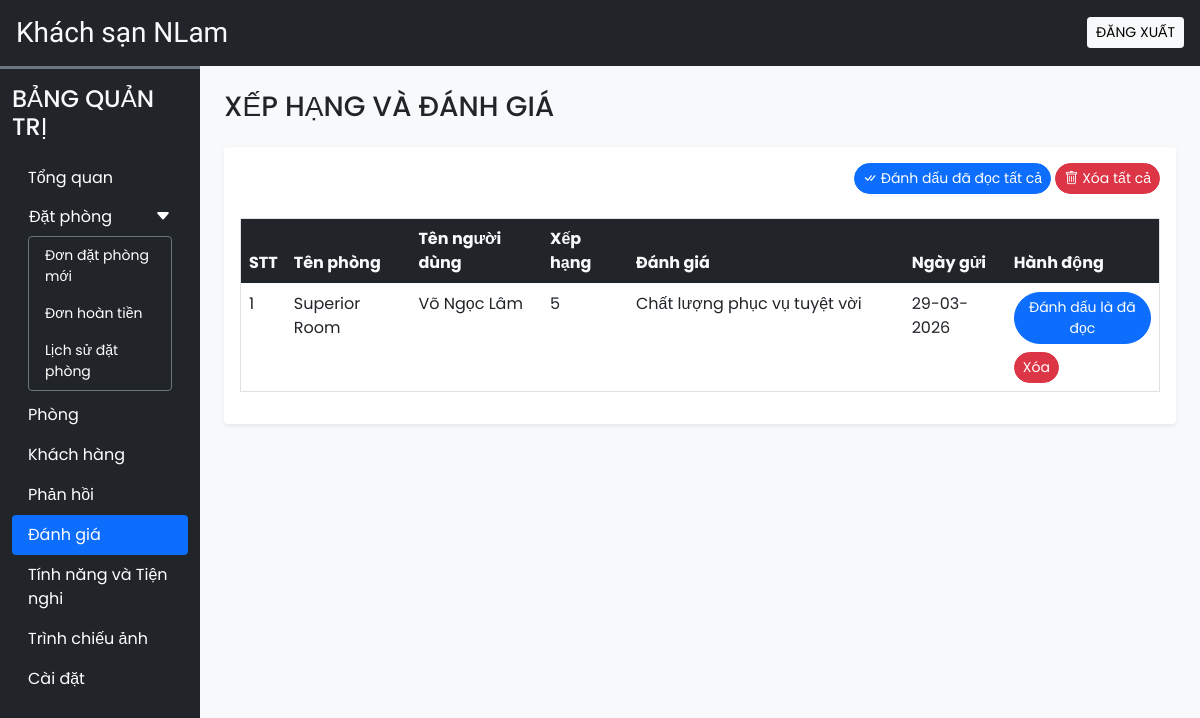
/admin/rate_review.php (signed in), run on the app's committed database.
### tables this page shows
CREATE TABLE `rating_review` (
  `sr_no` int(11) NOT NULL
  , `booking_id` int(11) NOT NULL
  , `room_id` int(11) NOT NULL
  , `user_id` int(11) NOT NULL
  , `rating` int(11) NOT NULL
  , `review` varchar(200) NOT NULL
  , `seen` int(11) NOT NULL DEFAULT 0
  , `datentime` datetime NOT NULL DEFAULT current_timestamp()
);

CREATE TABLE `rooms` (
  `id` int(11) NOT NULL
  , `name` varchar(150) NOT NULL
  , `area` int(11) NOT NULL
  , `price` int(11) NOT NULL
  , `quantity` int(11) NOT NULL
  , `adult` int(11) NOT NULL
  , `children` int(11) NOT NULL
  , `description` varchar(350) NOT NULL
  , `status` tinyint(4) NOT NULL DEFAULT 1
  , `removed` int(11) NOT NULL DEFAULT 0
);

CREATE TABLE `user_cred` (
  `id` int(11) NOT NULL
  , `name` varchar(100) NOT NULL
  , `email` varchar(150) NOT NULL
  , `address` varchar(120) NOT NULL
  , `phonenum` varchar(100) NOT NULL
  , `pincode` int(11) NOT NULL
  , `dob` date NOT NULL
  , `profile` varchar(100) NOT NULL
  , `password` varchar(200) NOT NULL
  , `is_verified` int(11) NOT NULL DEFAULT 0
  , `token` varchar(200) DEFAULT NULL
  , `t_expire` date DEFAULT NULL
  , `status` int(11) NOT NULL DEFAULT 1
  , `datentime` datetime NOT NULL DEFAULT current_timestamp()
);

### admin/rate_review.php (the view, shortened to what this page needs)
<!DOCTYPE html>
<html lang="en">
<head>
    <?php require('inc/links.php'); ?>
</head>
<body class="bg-light">
    <?php require('inc/header.php'); ?>
    <div class="container-fluid" id="main-content">
        <div class="row">
            <div class="col-lg-10 ms-auto p-4 overflow-hidden">
                <h3 class="mb-4">XẾP HẠNG VÀ ĐÁNH GIÁ</h3>
                <div class="card border-0 shadow-sm mb-4">
                    <div class="card-body">
                        <div class="text-end mb-4">
                            <a href="?seen=all" class="btn btn-sm btn-primary rounded-pill shadow-none"><i
                                    class="bi bi-check-all"></i> Đánh dấu đã đọc tất
                                cả</a>
                            <a href="?del=all" class="btn btn-sm btn-danger rounded-pill shadow-none"><i
                                    class="bi bi-trash"></i> Xóa tất cả</a>
                        </div>
                        <div class="table-responsive-md">
                            <table class="table table-hover border">
                                <thead>
                                    <tr class="bg-dark text-light">
                                        <th scope="col">STT</th>
                                        <th scope="col">Tên phòng</th>
                                        <th scope="col">Tên người dùng</th>
                                        <th scope="col">Xếp hạng</th>
                                        <th scope="col" width="30%">Đánh giá</th>
                                        <th scope="col">Ngày gửi</th>
                                        <th scope="col">Hành động</th>
                                    </tr>
                                </thead>
                                <tbody>
                                    <?php
                                    $q = "SELECT rr.*, uc.name AS uname, r.name AS rname FROM rating_review rr
                                        INNER JOIN user_cred uc ON rr.user_id = uc.id
                                        INNER JOIN rooms r ON rr.room_id = r.id
                                        ORDER BY sr_no DESC";
                                    $res = mysqli_query($conn, $q);
                                    $i = 1;
                                    while ($row = mysqli_fetch_assoc($res)) {
                                        $date = date('d-m-Y', strtotime($row['datentime']));
                                        $seen = '';
                                        if ($row['seen'] != 1) {
                                            $seen = "<a href='?seen={$row['sr_no']}' class='btn btn-sm rounded-pill btn-primary mb-2'>Đánh dấu là đã đọc</a> <br>";
                                        }
                                        $seen .= "<a href='?del={$row['sr_no']}' class='btn btn-sm rounded-pill btn-danger'>Xóa</a>";
                                        echo <<<data
                                            <tr>
                                                <td>$i</td>
                                                <td>{$row['rname']}</td>
                                                <td>{$row['uname']}</td>
                                                <td>{$row['rating']}</td>
                                                <td>{$row['review']}</td>
                                                <td>$date</td>
                                                <td>$seen</td>
                                            </tr>
                                        data;
                                        $i++;
                                    }
                                    ?>
                                </tbody>
                            </table>
                        </div>
                    </div>
                </div>
            </div>
        </div>
    </div>
</body>
</html>

### admin/css/common.css (style rules this page uses)
:root { --teal: #2ec1ac; --teal_hover: #279e8c; }
* { font-family: 'Poppins', sans-serif; }

### data on the page
rating_review: room.name "Superior Room", user.name "Võ Ngọc Lâm", rating "5", review "Chất lượng phục vụ tuyệt vời", datentime "29-03-2026"
